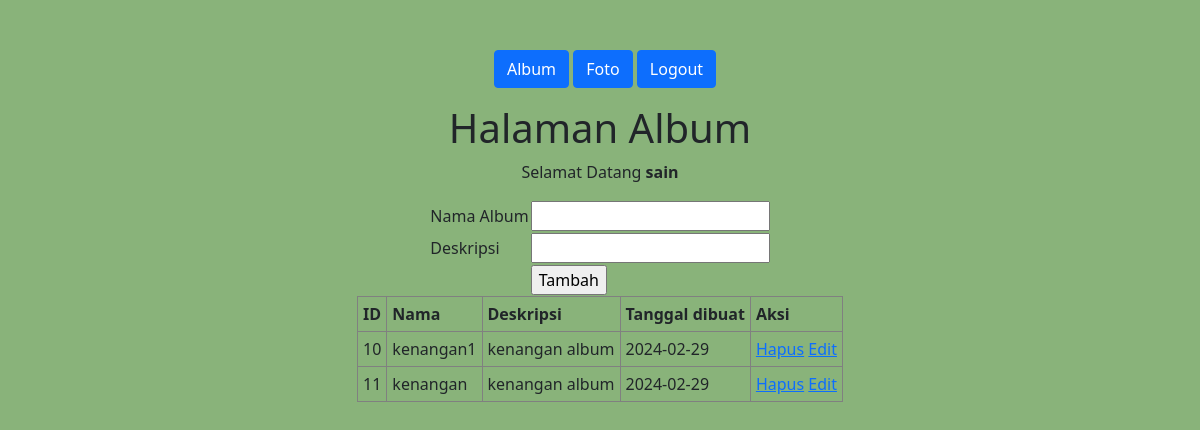
The page /album.php (signed in) on the database its author committed.
### tables this page shows
CREATE TABLE `album` (
  `albumid` int(11) NOT NULL,
  `namaalbum` varchar(255) NOT NULL,
  `deskripsi` text NOT NULL,
  `tanggaldibuat` date NOT NULL,
  `userid` int(11) NOT NULL
);

### album.php (the view, shortened to what this page needs)
<!DOCTYPE html>
<html lang="en">
<head>
    <link href="https://cdn.jsdelivr.net/npm/bootstrap@5.0.2/dist/css/bootstrap.min.css" rel="stylesheet">
    <link rel="stylesheet" href="style.css">
</head>
<body>
    <div class="container" style="margin: 0 auto; width: 300px; padding-top: 50px;">
    <ul>
        <button type="submit" class="btn btn-primary"><a href="album.php" style="text-decoration: none; color: white;">Album</a></button>
        <button type="submit" class="btn btn-primary"><a href="foto.php" style="text-decoration: none; color: white;">Foto</a></button>
        <button type="submit" class="btn btn-primary"><a href="logout.php" style="text-decoration: none; color: white;">Logout</a></button>
    </ul>
    </div>
    <center>
    <h1>Halaman Album</h1>
    <p>Selamat Datang <b><?=$_SESSION['namalengkap']?></b></p>
    <form action="tambah_album.php" method="post">
    <table>
        <tr>
            <td>Nama Album</td>
            <td><input type="text" name="namaalbum"></td>
        </tr>
        <tr>
            <td>Deskripsi</td>
            <td><input type="text" name="deskripsi"></td>
        </tr>
        <tr>
            <td></td>
            <td><input type="submit" value="Tambah"></td>
        </tr>
    </table>
    </form>
        <table class="table-bordered" border="1" cellpadding=5 cellspacing=0>
            <tr>
                <th>ID</th>
                <th>Nama</th>
                <th>Deskripsi</th>
                <th>Tanggal dibuat</th>
                <th>Aksi</th>
            </tr>
            <?php
                include "koneksi.php";
                $userid=$_SESSION['userid'];
                $sql=mysqli_query($conn,"select * from album where userid='$userid'");
                while($data=mysqli_fetch_array($sql)){
            ?>
            <tr>
                <td><?=$data['albumid']?></td>
                <td><?=$data['namaalbum']?></td>
                <td><?=$data['deskripsi']?></td>
                <td><?=$data['tanggaldibuat']?></td>
                <td>
                    <a href="hapus_album.php?albumid=<?=$data['albumid']?>">Hapus</a>
                    <a href="edit_album.php?albumid=<?=$data['albumid']?>">Edit</a>
                </td>
            </tr>
            <?php
                }
            ?>
        </table>
        </center>
</body>
</html>

### style.css (style rules this page uses)
body { background-color: #89B37A; }

### rows shown on the page
album: albumid "10", namaalbum "kenangan1", deskripsi "kenangan album", tanggaldibuat "2024-02-29"
album: albumid "11", namaalbum "kenangan", deskripsi "kenangan album", tanggaldibuat "2024-02-29"

### other values the page prints
$_SESSION['namalengkap'] "sain"
